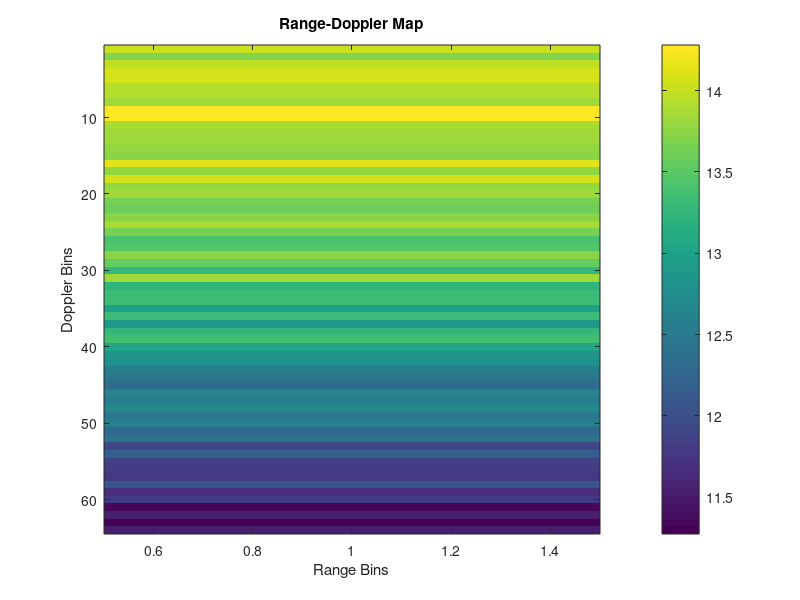

Recreate this plot in MATLAB.
% Example: 
% :param : 
% :return : 
% detailed description: 
%------------------------------------------------------------------------------
% Created by: Xinyu Huang.
% On: 13/09/2024.
% Copyright (C) 2024 Xinyu Huang (learning_huang@163.com).
% All Rights Reserved.
% Unauthorized copying of this file, via any medium is strictly prohibited.
% Proprietary and confidential.
%------------------------------------------------------------------------------
 
% MTD Detection
% The Parameter of target

% 参数设置
numTargets = 5; % 目标数量
rangeMax = 1000; % 最大距离（米）
velocityMax = 50; % 最大速度（米/秒）
numPulses = 64; % 脉冲数量
fs = 1e6; % 采样频率（Hz）
fc = 10e9; % 载波频率（Hz）
bw = 1e6; % 带宽（Hz）
pulseWidth = 1e-6; % 脉冲宽度（秒）

% 生成LFM信号
t = 0:1/fs:pulseWidth-1/fs;
lfmPulse = chirp(t, fc-bw/2, pulseWidth, fc+bw/2);

% 随机初始化目标位置和速度
targetRanges = rangeMax * rand(1, numTargets);
targetVelocities = velocityMax * (2*rand(1, numTargets) - 1);

% 模拟回波信号
echoSignal = zeros(numPulses, length(lfmPulse));
for i = 1:numTargets
delay = 2 * targetRanges(i) / 3e8; % 距离引起的延迟
dopplerShift = 2 * targetVelocities(i) * fc / 3e8; % 多普勒频移
delayedPulse = circshift(lfmPulse, round(delay * fs));
for j = 1:numPulses
echoSignal(j, :) = echoSignal(j, :) + delayedPulse .* exp(1j * 2 * pi * dopplerShift * (j-1) * pulseWidth);
end
end

% 添加噪声
noise = 0.1 * (randn(size(echoSignal)) + 1j * randn(size(echoSignal)));
receivedSignal = echoSignal + noise;

% 进行匹配滤波
matchedFilter = conj(fliplr(lfmPulse));
rangeDopplerMap = zeros(numPulses, length(lfmPulse));
for i = 1:numPulses
pulseSegment = receivedSignal(i, :);
rangeDopplerMap(i, :) = abs(ifft(fft(pulseSegment) .* fft(matchedFilter, length(pulseSegment))));
end

% 绘图显示距离-速度二维图像
figure;
imagesc(20*log10(abs(rangeDopplerMap)));
xlabel('Range Bins');
ylabel('Doppler Bins');
title('Range-Doppler Map');
colorbar;